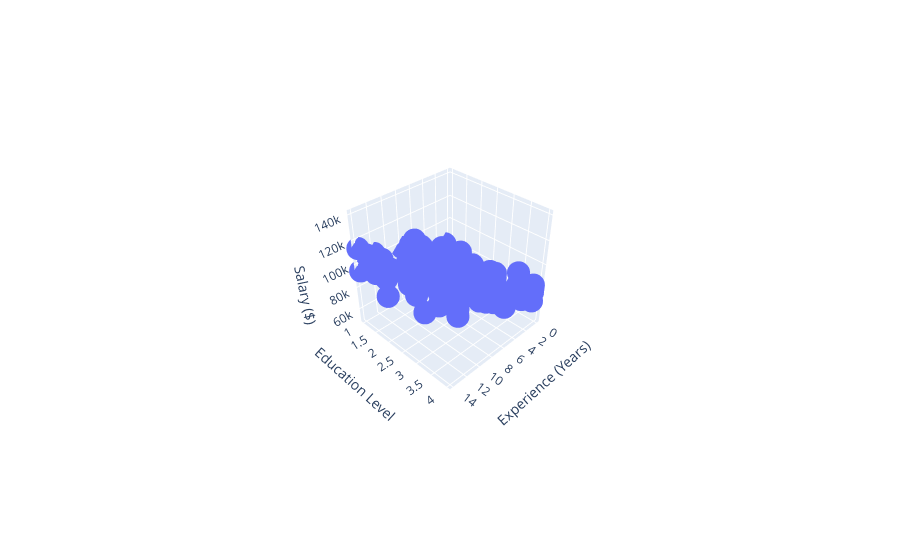

Notebook code cell kept with this figure:
### Code cell
fig = px.scatter_3d(data, x='Experience (Years)',y= 'Education Level',	z='Salary ($)')

fig.show()

### Figure 1 — Plotly figure (JSON) as saved in the notebook; plotly's stock layout.template omitted (floating-point values rounded to 4 significant figures)
{"data": [{"hovertemplate": "Experience (Years)=%{x}<br>Education Level=%{y}<br>Salary ($)=%{z}<extra></extra>", "legendgroup": "", "marker": {"color": "#636efa", "symbol": "circle"}, "mode": "markers", "name": "", "scene": "scene", "showlegend": false, "type": "scatter3d", "x": [6, 3, 12, 14, 10, 7, 12, 4, 6, 9, 2, 6, 10, 10, 7, 4, 3, 7, 7, 2, 5, 4, 1, 7, 11, 13, 5, 1, 11, 4, 0, 11, 9, 5, 12, 11, 8, 0, 10, 10, 14, 9, 11, 11, 14, 13, 13, 14, 13, 2, 11, 6, 3, 8, 2, 4, 2, 6, 4, 8, 6, 1, 3, 8, 11, 13, 1, 9, 8, 9, 4, 1, 3, 11, 14, 11, 6, 11, 12, 7, 14, 2, 13, 0, 3, 1, 7, 3, 1, 13, 5, 5, 9, 3, 5, 12, 14, 1, 9, 11], "y": [3, 3, 1, 3, 3, 1, 4, 1, 4, 3, 3, 3, 2, 4, 2, 2, 1, 2, 1, 1, 2, 4, 4, 4, 4, 4, 2, 2, 3, 4, 2, 3, 4, 1, 3, 2, 1, 1, 1, 3, 2, 1, 4, 1, 1, 3, 3, 2, 4, 3, 1, 2, 1, 1, 3, 2, 4, 4, 3, 3, 2, 4, 4, 4, 1, 4, 1, 2, 1, 2, 4, 4, 2, 3, 2, 3, 1, 1, 1, 4, 1, 3, 1, 2, 2, 4, 2, 3, 1, 4, 1, 1, 3, 2, 2, 1, 4, 2, 4, 2], "z": [80140.0, 63800.0, 103800.0, 106200.0, 91590.0, 92070.0, 121200.0, 75140.0, 83950.0, 104600.0, 84050.0, 104400.0, 122700.0, 104000.0, 91070.0, 74080.0, 71190.0, 78220.0, 84290.0, 63680.0, 92960.0, 95710.0, 83890.0, 100900.0, 117100.0, 130400.0, 85350.0, 65210.0, 126900.0, 106300.0, 59400.0, 86350.0, 99480.0, 75530.0, 109400.0, 99060.0, 73940.0, 65740.0, 83810.0, 114800.0, 103400.0, 80270.0, 117400.0, 95600.0, 94880.0, 88360.0, 87990.0, 109000.0, 109200.0, 80150.0, 87400.0, 100500.0, 55060.0, 97170.0, 56040.0, 63830.0, 80030.0, 87080.0, 77680.0, 83300.0, 104900.0, 85750.0, 79750.0, 112700.0, 93300.0, 110800.0, 50340.0, 86900.0, 75010.0, 103900.0, 94380.0, 71220.0, 67360.0, 87260.0, 88590.0, 97900.0, 81680.0, 80740.0, 86040.0, 99100.0, 113800.0, 76530.0, 105500.0, 56410.0, 91980.0, 79530.0, 77330.0, 89060.0, 80240.0, 103200.0, 89440.0, 74060.0, 100200.0, 71980.0, 92500.0, 100100.0, 140600.0, 63910.0, 117900.0, 88410.0]}], "layout": {"autosize": true, "legend": {"tracegroupgap": 0}, "margin": {"t": 60}, "scene": {"aspectmode": "auto", "aspectratio": {"x": 1, "y": 1, "z": 1}, "camera": {"center": {"x": 0, "y": 0, "z": 0}, "eye": {"x": 2.169, "y": 2.169, "z": 2.169}, "projection": {"type": "perspective"}, "up": {"x": 0, "y": 0, "z": 1}}, "domain": {"x": [0, 1], "y": [0, 1]}, "xaxis": {"title": {"text": "Experience (Years)"}, "type": "linear"}, "yaxis": {"title": {"text": "Education Level"}, "type": "linear"}, "zaxis": {"title": {"text": "Salary ($)"}, "type": "linear"}}}}
